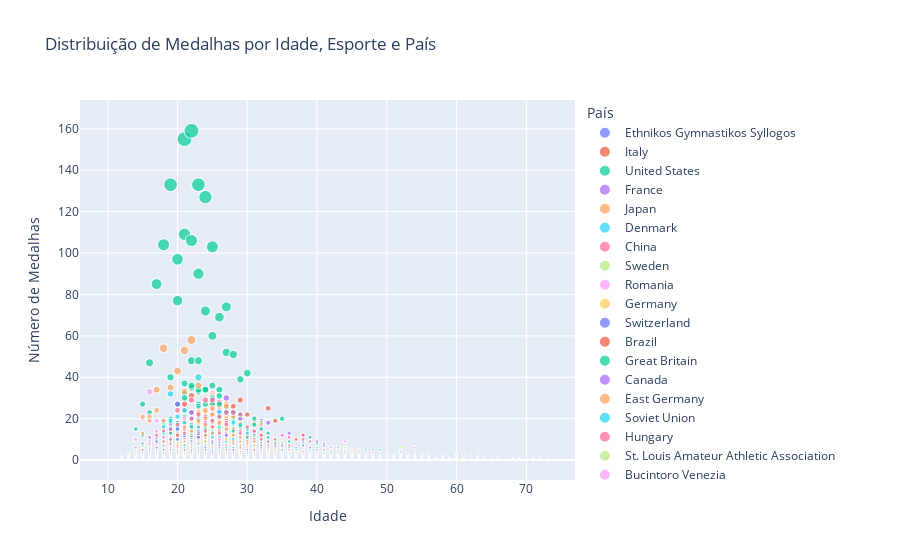

Source (notebook cell):
### Markdown cell above
#### 7 - Distribuição de Medalhas por Idade, Esporte e País

### Code cell
medal_age_sport = df.dropna(subset=['Medal']).groupby(['Age', 'Sport', 'Team']).size().reset_index(name='Medal Count')

# Criar o gráfico de dispersão
fig = px.scatter(medal_age_sport, 
                 x='Age', 
                 y='Medal Count', 
                 color='Team', 
                 size='Medal Count',
                 hover_data=['Sport'],
                 title='Distribuição de Medalhas por Idade, Esporte e País',
                 labels={'Age': 'Idade', 'Medal Count': 'Número de Medalhas', 'Team': 'País'},
                 size_max=15)
fig.show()
